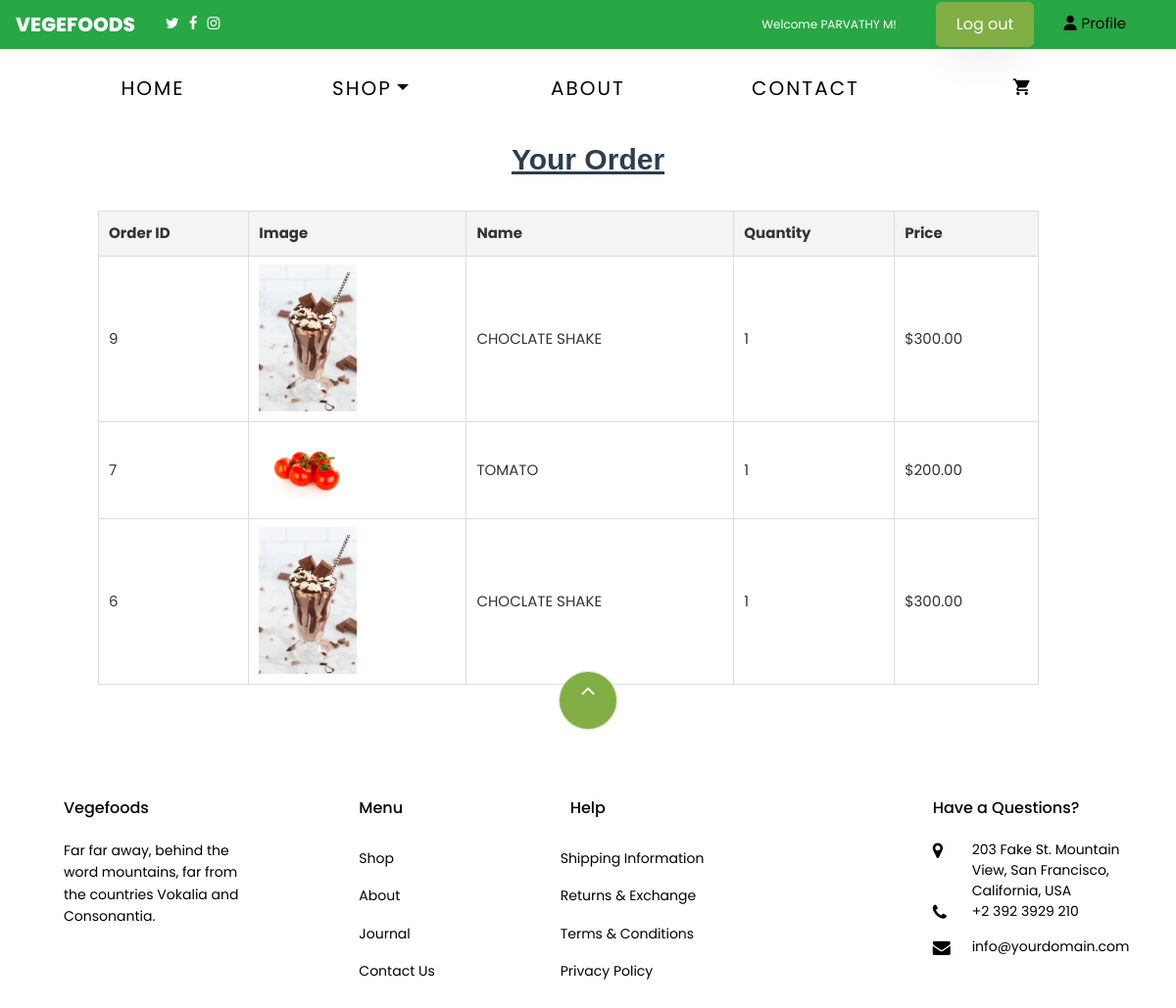
Screenshot of /order-history/ (signed in) with the database file from the repository.
### app/models.py (models this page shows, shortened)
class customuser(AbstractUser):
    full_name = models.CharField(max_length=255, blank=True, null=True)
    phone = models.CharField(max_length=15, blank=True, null=True)
    is_admin = models.BooleanField(default=False)
    is_user = models.BooleanField(default=False)

class Order(models.Model):
    user = models.ForeignKey(settings.AUTH_USER_MODEL, on_delete=models.CASCADE)
    address = models.TextField()
    phone = models.CharField(max_length=20)
    total = models.DecimalField(max_digits=10, decimal_places=2)
    created_at = models.DateTimeField(auto_now_add=True)

class OrderItem(models.Model):
    order = models.ForeignKey(Order, on_delete=models.CASCADE)
    product_name = models.CharField(max_length=255)
    product = models.ForeignKey(Product, on_delete=models.SET_NULL, null=True, blank=True)
    veg = models.ForeignKey(Veg, on_delete=models.SET_NULL, null=True, blank=True)
    fruit = models.ForeignKey(Fruit, on_delete=models.SET_NULL, null=True, blank=True)
    juice= models.ForeignKey(Juice, on_delete=models.SET_NULL, null=True, blank=True)
    quantity = models.IntegerField(default=1)
    price = models.DecimalField(max_digits=10, decimal_places=2)
    total = models.DecimalField(max_digits=10, decimal_places=2)  # Ad

class Product(models.Model):
    name=models.CharField(max_length=30)
    cover=models.ImageField(upload_to='app/cover',null=True,blank=True)
    description =models.CharField(max_length=400)
    price=models.IntegerField()
    sold=models.IntegerField()

class Veg(models.Model):
    name=models.CharField(max_length=30)
    cover=models.ImageField(upload_to='app/cover',null=True,blank=True)
    description =models.CharField(max_length=400)
    price=models.IntegerField()
    sold=models.IntegerField()

### app/views.py (the view)
# urls.py: path('order-history/', views.order_history, name='order_history'),
@login_required
def order_history(request):
    orders = Order.objects.filter(user=request.user).order_by('-created_at')
    return render(request, 'order_history.html', {
        'orders': orders
    })

### templates/order_history.html (shortened to what this page needs)
{% extends 'base.html' %}
{% load static %}
{% block content %}
<h2 class="order-history-heading">Your Order</h2>
{% if orders %}
    <table>
        <thead>
            <tr>
                <th>Order ID</th>
                <th>Image</th>
                <th>Name</th>
                <th>Quantity</th>
                <th>Price</th>
            </tr>
        </thead>
        <tbody>
            {% for order in orders %}
                {% for item in order.orderitem_set.all %}
                    <tr>
                        <td>{{ order.id }}</td>
                        <td>
                            {% if item.product %}
                                <img src="{{ item.product.cover.url }}" alt="{{ item.product.name }}" class="product-image">
                            {% elif item.veg %}
                                <img src="{{ item.veg.cover.url }}" alt="{{ item.veg.name }}" class="product-image">
                            {% elif item.fruit %}
                                <img src="{{ item.fruit.cover.url }}" alt="{{ item.fruit.name }}" class="product-image">
                            {% elif item.juice %}
                                <img src="{{ item.juice.cover.url }}" alt="{{ item.juice.name }}" class="product-image">
                            {% endif %}
                        </td>
                        <td>
                            {% if item.product %}
                                {{ item.product.name }}
                            {% elif item.veg %}
                                {{ item.veg.name }}
                            {% elif item.fruit %}
                                {{ item.fruit.name }}
                            {% elif item.juice %}
                                {{ item.juice.name }}
                            {% endif %}
                        </td>
                        <td>{{ item.quantity }}</td>
                        <td>${{ item.price }}</td>
                    </tr>
                {% endfor %}
            {% endfor %}
        </tbody>
    </table>
{% else %}
    <p class="empty-message">You have no orders yet.</p>
{% endif %}
{% endblock %}

### templates/base.html (shortened to what this page needs)
{% load static %}
<!DOCTYPE html>
<html lang="en">
  <head>
    <link rel="stylesheet" type="text/css" href="https://cdnjs.cloudflare.com/ajax/libs/slick-carousel/1.7.1/slick.css" />
    <link rel="stylesheet" type="text/css" href="https://cdnjs.cloudflare.com/ajax/libs/slick-carousel/1.7.1/slick-theme.css" />
    <link rel="stylesheet" href="https://cdnjs.cloudflare.com/ajax/libs/font-awesome/6.0.0-beta3/css/all.min.css">
        <link rel="stylesheet" href="{% static 'special/css/app.css' %}">
        <link rel="stylesheet" href="https://cdnjs.cloudflare.com/ajax/libs/font-awesome/6.6.0/css/brands.min.css" />
    <link rel="stylesheet" href="{%  static 'css/open-iconic-bootstrap.min.css' %}">
    <link rel="stylesheet" href="{%  static 'css/animate.css' %}">
    <link rel="stylesheet" href="{% static 'css/owl.carousel.min.css' %}">
    <link rel="stylesheet" href="{% static 'css/owl.theme.default.min.css' %}">
    <link rel="stylesheet" href="{% static 'css/magnific-popup.css' %}">
    <link rel="stylesheet" href="{% static 'css/aos.css' %}">
    <link rel="stylesheet" href="{% static 'css/ionicons.min.css' %}">
    <link rel="stylesheet" href="{% static 'css/bootstrap-datepicker.css' %}">
    <link rel="stylesheet" href="{% static 'css/jquery.timepicker.css' %}">
    <link rel="stylesheet" href="{% static 'css/flaticon.css' %}">
    <link rel="stylesheet" href="{% static 'css/icomoon.css' %}">
    <link rel="stylesheet" href="{% static 'css/style.css' %}">
  </head>
  <body class="goto-here">
    <nav class="navbar navbar-expand-lg navbar-light bg-success" style="height: 50px">
      <a class="navbar-brand" style="color: white;">Vegefoods</a>
      <div class="container-fluid">
        <ul style="list-style: none; padding: 0; margin: 0; display: flex;">
          <li style="margin-right: 10px; "><a href="#"><span class="icon-twitter" style="color: white;"></span></a></li>
          <li style="margin-right: 10px;"><a href="#"><span class="icon-facebook"  style="color: white;"></span></a></li>
          <li style="margin-right: 10px;"><a href="#"><span class="icon-instagram" style="color: white;"></span></a></li>
  </ul>
  {% if user.is_authenticated %}
  <div class="header-content">
       <small class="welcome-message">Welcome {{ user.full_name }}!</small>
    <a href="{% url 'logout' %}" class="btn btn-primary">Log out</a>
    {% if request.user.is_user %}
      <li class="nav-item">
        <a href="{% url 'user_profile_details' %}" class="profile-link">
            <i class="fas fa-user"></i> Profile
        </a>
      </li>
    {% endif %}
{% endif %}
      </div>
</div>
</nav>
{% if user.is_authenticated %}
    <nav class="navbar navbar-expand-lg navbar-dark ftco_navbar bg-dark ftco-navbar-light" id="ftco-navbar">
	    <div class="container">
	      <div class="collapse navbar-collapse" id="ftco-nav" style>
	        <ul class="navbar-nav ml-auto">
	          <li class="nav-item active"><a href="{% url 'home' %}" class="nav-link" style="font-size: 20px;">Home</a></li>
	          <li class="nav-item dropdown">
              <a class="nav-link dropdown-toggle" href="#" id="dropdown04" data-toggle="dropdown" aria-haspopup="true" aria-expanded="false" style="font-size: 20px;">Shop</a>
            </li>
	          <li class="nav-item"><a href="{% url 'about' %}" class="nav-link" style="font-size: 20px;" >About</a></li>
	           <li class="nav-item"><a href="{% url 'contact' %}" class="nav-link" style="font-size: 20px;">Contact</a></li>
	          <li class="nav-item cta cta-colored"><a href="{% url 'cart' %}" class="nav-link" style="font-size: 20px;"><span class="icon-shopping_cart"></span></a></li>
	        </ul>
	      </div>
	    </div>
	  </nav>
     {% endif %}
{% block content %}
{% endblock %}
<footer class="ftco-footer ftco-section" >
  <div class="container">
    <div class="row">
      <div class="mouse">
        <a href="#" class="mouse-icon">
          <div class="mouse-wheel"><span class="ion-ios-arrow-up"></span></div>
        </a>
      </div>
    </div>
    <div class="row mb-5">
      <div class="col-md">
        <div class="ftco-footer-widget mb-4">
          <h2 class="ftco-heading-2" style="margin-left: 20px;">Vegefoods</h2>
          <p style="margin-left:20px;">Far far away, behind the word mountains, far from the countries Vokalia and Consonantia.</p>
          <ul class="ftco-footer-social list-unstyled float-md-left float-lft mt-5">
          </ul>
        </div>
      </div>
      <div class="col-md">
        <div class="ftco-footer-widget mb-4 ml-md-5">
          <h2 class="ftco-heading-2"style="margin-left: 20px;" >Menu</h2>
          <ul class="list-unstyled">
            <li><a href="#" class="py-2 d-block">Shop</a></li>
            <li><a href="{% url 'about' %}" class="py-2 d-block">About</a></li>
            <li><a href="#" class="py-2 d-block">Journal</a></li>
            <li><a href="{% url 'contact' %}" class="py-2 d-block">Contact Us</a></li>
          </ul>
        </div>
      </div>
      <div class="col-md-4">
         <div class="ftco-footer-widget mb-4">
          <h2 class="ftco-heading-2"style="margin-left: 30px;">Help</h2>
          <div class="d-flex">
            <ul class="list-unstyled mr-l-5 pr-l-3 mr-4">
              <li><a href="#" class="py-2 d-block">Shipping Information</a></li>
              <li><a href="#" class="py-2 d-block">Returns &amp; Exchange</a></li>
              <li><a href="#" class="py-2 d-block">Terms &amp; Conditions</a></li>
              <li><a href="#" class="py-2 d-block">Privacy Policy</a></li>
            </ul>
                 </div>
        </div>
      </div>
      <div class="col-md">
        <div class="ftco-footer-widget mb-4">
          <h2 class="ftco-heading-2"style="margin-left:20px;">Have a Questions?</h2>
          <div class="block-23 mb-3">
            <ul>
              <li><span class="icon icon-map-marker"></span><span class="text" >203 Fake St. Mountain View, San Francisco, California, USA</span></li>
              <li><a href="#"><span class="icon icon-phone"></span><span class="text">+2 392 3929 210</span></a></li>
              <li><a href="#"><span class="icon icon-envelope"></span><span class="text">info@yourdomain.com</span></a></li>
            </ul>
          </div>
        </div>
      </div>
    </div>
  </div>
</footer>
  </body>
</html>

### static/css/icomoon.css (style rules this page uses)
[class^="icon-"], [class*=" icon-"] { font-family: 'icomoon' !important; speak: none; font-style: normal; font-weight: normal; font-variant: normal; text-transform: none; line-height: 1; -webkit-font-smoothing: antialiased; -moz-osx-font-smoothing: grayscale; }
.icon-map-marker:before { content: "\f041"; }
.icon-phone:before { content: "\f095"; }
.icon-twitter:before { content: "\f099"; }
.icon-facebook:before { content: "\f09a"; }
.icon-envelope:before { content: "\f0e0"; }
.icon-instagram:before { content: "\f16d"; }
.icon-shopping_cart:before { content: "\e8cc"; }

### templates/base.html (style rules this page uses)
* { margin: 0; padding: 0; }
#ftco-navbar ul.navbar-nav { display: flex; justify-content: space-between; width: 100%; }
#ftco-navbar ul.navbar-nav li { flex: 1; text-align: center; }
.header-content { display: flex; align-items: center; justify-content: space-between; padding: 10px 20px; }
.welcome-message { color: white; text-align: center; margin: 0; margin-right: 40px; flex: 1; }
.btn-primary { background-color: #007bff; color: white; padding: 10px 20px; border: none; border-radius: 5px; cursor: pointer; text-decoration: none; margin-right: 30px; }
.profile-link { color: black; text-decoration: none; display: flex; align-items: center; margin-top: -30px; }
.profile-link i { margin-right: 5px; }
#ftco-navbar ul li { position: relative; }

### templates/order_history.html (style rules this page uses)
table { margin-left: 100px; margin-right: 30px; width: 80%; border-collapse: collapse; }
th, td { border: 1px solid #ddd; padding: 10px; text-align: left; }
th { background-color: #f4f4f4; color: #333; }
td { background-color: #fff; color: #333; }
.product-image { width: 100px; height: auto; }
.order-history-heading { text-decoration: underline; text-align: center; color: #2c3e50; font-family: 'Arial', sans-serif; font-weight: bold; font-size: 2em; margin-bottom: 20px; padding: 10px; border-radius: 10px; }

### rows the page displays
customuser: full_name "PARVATHY M"
Order: id "9"
OrderItem: product.cover (picture), product.name "CHOCLATE SHAKE", quantity "1", price "300.00"
Order: id "7"
OrderItem: veg.cover (picture), veg.name "TOMATO", quantity "1", price "200.00"
Order: id "6"
OrderItem: product.cover (picture), product.name "CHOCLATE SHAKE", quantity "1", price "300.00"
